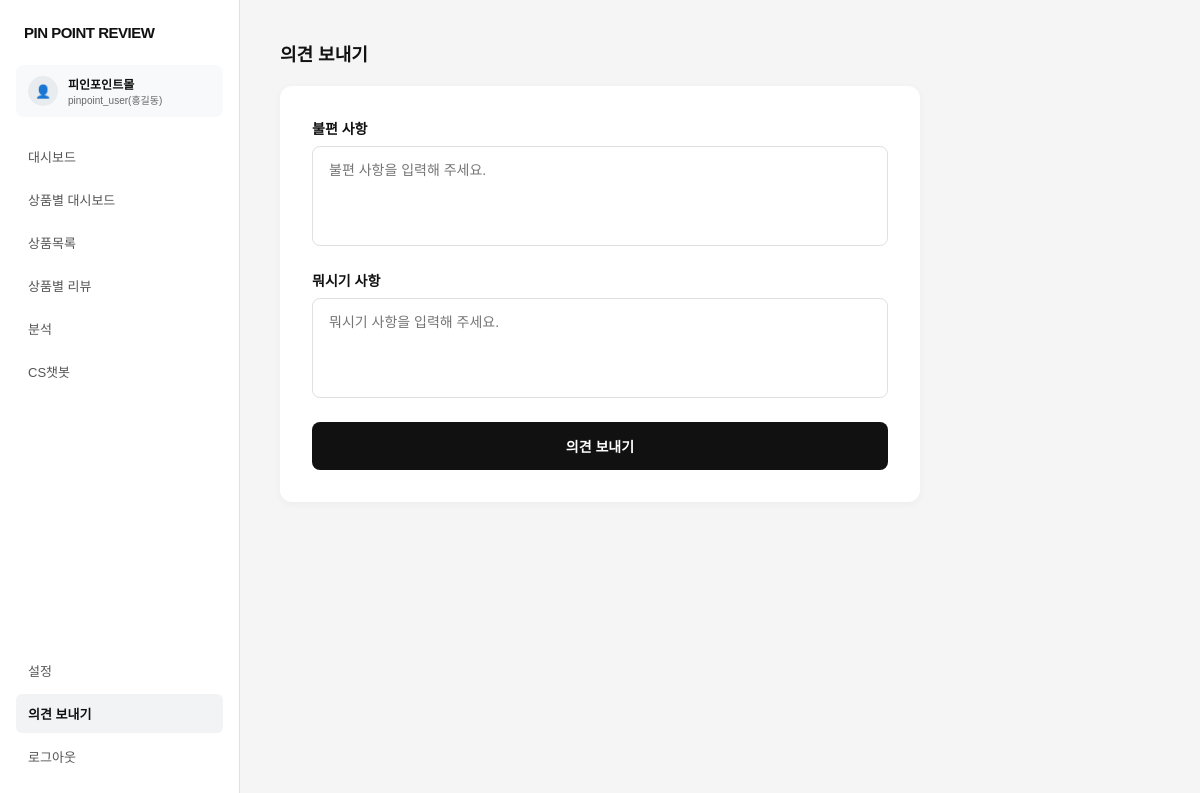
The app's page /feedback (signed in) with its own data.
### tables this page shows
CREATE TABLE users (
    id            INTEGER PRIMARY KEY AUTOINCREMENT,
    name          TEXT NOT NULL,
    userid        TEXT NOT NULL UNIQUE,
    password_hash TEXT NOT NULL,
    shop_name     TEXT NOT NULL,
    business_num  TEXT NOT NULL,
    created_at    TEXT NOT NULL DEFAULT (datetime('now', 'localtime'))
);

### main.py (the view)
@app.get("/feedback", name="feedback", response_class=HTMLResponse)
def feedback_page(request: Request, user=Depends(login_required)):
    return render(request, "sendfeedback.html", active_menu="feedback")

### templates/sendfeedback.html (shortened to what this page needs)
<!DOCTYPE html>
<html lang="ko">
<head>
</head>
<body>
    {% include '_sidebar.html' %}
    <main class="main-content">
        <h1 class="page-title">의견 보내기</h1>
        <form class="feedback-card" method="post" action="{{ url_for('feedback') }}">
            <div class="form-group">
                <label for="complaint">불편 사항</label>
                <textarea id="complaint" name="complaint" placeholder="불편 사항을 입력해 주세요."></textarea>
            </div>
            <div class="form-group">
                <label for="suggestion">뭐시기 사항</label>
                <textarea id="suggestion" name="suggestion" placeholder="뭐시기 사항을 입력해 주세요."></textarea>
            </div>
            <button type="submit" class="submit-btn">의견 보내기</button>
        </form>
    </main>
</body>
</html>

### templates/_sidebar.html
    <aside class="sidebar">
        <div class="sidebar-top">
            <div class="logo">PIN POINT REVIEW</div>
            <div class="user-profile">
                <div class="profile-icon">👤</div>
                <div class="profile-info">
                    <div class="shop-name">{{ current_user.shop_name }}</div>
                    <div class="user-email">{{ current_user.userid }}({{ current_user.name }})</div>
                </div>
            </div>
            <ul class="menu-list">
                <li class="menu-item {{ 'active' if active_menu == 'dashboard' }}"><a href="{{ url_for('dashboard') }}">대시보드</a></li>
                <li class="menu-item"><a href="#">상품별 대시보드</a></li>
                <li class="menu-item"><a href="#">상품목록</a></li>
                <li class="menu-item {{ 'active' if active_menu == 'reviews' }}"><a href="{{ url_for('product_reviews') }}">상품별 리뷰</a></li>
                <li class="menu-item"><a href="#">분석</a></li>
                <li class="menu-item"><a href="#">CS챗봇</a></li>
            </ul>
        </div>
        <div class="sidebar-bottom">
            <ul class="menu-list">
                <li class="menu-item {{ 'active' if active_menu == 'settings' }}"><a href="{{ url_for('settings') }}">설정</a></li>
                <li class="menu-item {{ 'active' if active_menu == 'feedback' }}"><a href="{{ url_for('feedback') }}">의견 보내기</a></li>
                <li class="menu-item"><a href="{{ url_for('logout') }}">로그아웃</a></li>
            </ul>
        </div>
    </aside>

### templates/sendfeedback.html (style rules this page uses)
* { box-sizing: border-box; margin: 0; padding: 0; font-family: 'Apple SD Gothic Neo', 'Noto Sans KR', sans-serif; }
body { background-color: #F5F5F5; display: flex; height: 100vh; color: #333333; }
.sidebar { width: 240px; background-color: #ffffff; border-right: 1px solid #E0E0E0; display: flex; flex-direction: column; justify-content: space-between; padding: 24px 16px; }
.sidebar-top .logo { font-size: 15px; font-weight: 800; color: #111111; margin-bottom: 24px; padding-left: 8px; letter-spacing: -0.5px; }
.user-profile { display: flex; align-items: center; gap: 10px; padding: 10px 12px; background-color: #F8F9FA; border-radius: 8px; margin-bottom: 20px; }
.profile-icon { width: 30px; height: 30px; background-color: #E9ECEF; border-radius: 50%; display: flex; align-items: center; justify-content: center; font-size: 13px; }
.profile-info .shop-name { font-size: 12px; font-weight: 700; color: #111111; }
.profile-info .user-email { font-size: 10px; color: #666666; }
.menu-list { list-style: none; display: flex; flex-direction: column; gap: 4px; }
.menu-item a { display: block; padding: 10px 12px; font-size: 13px; color: #555555; text-decoration: none; border-radius: 6px; transition: all 0.2s; }
.menu-item.active a, .menu-item a:hover { background-color: #F1F3F5; color: #111111; font-weight: 600; }
.main-content { flex: 1; padding: 40px; overflow-y: auto; display: flex; flex-direction: column; gap: 20px; }
.page-title { font-size: 18px; font-weight: 700; color: #111111; }
.feedback-card { background-color: #ffffff; border-radius: 12px; padding: 32px; box-shadow: 0 2px 8px rgba(0, 0, 0, 0.04); max-width: 640px; display: flex; flex-direction: column; gap: 24px; }
.form-group { display: flex; flex-direction: column; gap: 8px; }
.form-group label { font-size: 14px; font-weight: 700; color: #111111; }
.form-group textarea { width: 100%; height: 100px; padding: 12px 16px; border: 1px solid #E0E0E0; border-radius: 8px; font-size: 14px; outline: none; resize: none; background-color: #ffffff; color: #333333; }
.submit-btn { width: 100%; padding: 14px; background-color: #111111; color: #ffffff; border: none; border-radius: 8px; font-size: 14px; font-weight: 600; cursor: pointer; transition: background-color 0.2s; }

### records on screen
users: shop_name "피인포인트몰", userid "pinpoint_user", name "홍길동"
